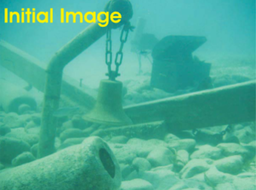
#> input picture input_image1.png, 256 x 190 px, shrunk from 698 x 519 before the run
$ python doesnt_get_rid_of_redness.py
#> lines starting #> are read from the running program, lines starting #| are printed output that depends on the picture
import cv2
import numpy as np

wb = cv2.xphoto.createSimpleWB()

def read_image(img_path):
    return cv2.imread(img_path)

def write_image(img_path, img):
    cv2.imwrite(img_path, img)

def normalize(pixel):
    return np.float32(pixel) / 255

def unnormalize(pixel):
    return np.uint8(pixel * 255)

def gray_world(img):
    # Convert image to float32 for precision during calculations
    img_float = np.float32(img)

    # Calculate the average of each channel
    avg_b = np.mean(img_float[:, :, 0])  # Blue channel average
    avg_g = np.mean(img_float[:, :, 1])  # Green channel average
    avg_r = np.mean(img_float[:, :, 2])  # Red channel average

    # Calculate the overall average (mean of the three channels)
    avg_all = (avg_b + avg_g + avg_r) / 3.0

    # Calculate scale factors for each channel
    scale_b = avg_all / avg_b
    scale_g = avg_all / avg_g
    scale_r = avg_all / avg_r

    # Apply the scaling factors to each channel
    img_float[:, :, 0] *= scale_b  # Scale Blue channel
    img_float[:, :, 1] *= scale_g  # Scale Green channel
    img_float[:, :, 2] *= scale_r  # Scale Red channel

    # Clip values to stay within valid range (0 to 255)
    img_float = np.clip(img_float, 0, 255)

    # Convert the image back to uint8
    img_corrected = np.uint8(img_float)

    return img_corrected

def white_balanced_image(img, alpha=2.3, compensate_blue_channel=False):
    """
    Apply white balancing to red channel of BGR underwater images

    Args:
        img (np.array): the image to apply white balancing to
        alpha (int) (optional): The weight to apply to color correction (default = 1)
        compensate_blue_channel (bool) (optional): Whether to also apply blue channel correction (need for cases of turbid waters, plankton) (default = False)
    """
    if len(img.shape) < 3:
        raise ValueError("Color image expected, received grayscale image")
    #img = img.copy()
    mean_red = np.mean(img[:, :, 2])
    mean_green = np.mean(img[:, :, 1])
    mean_blue = np.mean(img[:, :, 0]) if compensate_blue_channel else None
    for i in range(img.shape[0]):
        for j in range(img.shape[1]):
            img[i][j][2] = unnormalize(normalize(img[i][j][2]) + alpha * (normalize(mean_green) - normalize(mean_red)) * (1 - normalize(img[i][j][2])) * normalize(img[i][j][1]))
            if compensate_blue_channel:
                img[i][j][0] = unnormalize(normalize(img[i][j][0]) + alpha * (normalize(mean_green) - normalize(mean_blue)) * (1 - normalize(img[i][j][0])) * normalize(img[i][j][1]))

    img = gray_world(img)#wb.balanceWhite(img)
    return img

def normalized_unsharp_masking(img, kernel_size=5):
    b, g, r = cv2.split(img)
    sharpened_channels = []
    for channel in [b, g, r]:
        blurred_channel = cv2.GaussianBlur(channel, (kernel_size, kernel_size), 0)
        sharpened_channel = channel - blurred_channel
        contrast_stretched_channel = cv2.normalize(sharpened_channel, None, 0, 255, cv2.NORM_MINMAX)
        sharpened_channels.append(contrast_stretched_channel)#cv2.addWeighted(channel, 1 + weight, sharpened_img, weight, 0))
    mask = cv2.merge(sharpened_channels)
    return (img + mask) / 2

def gamma_correction(img, gamma_factor=1.5):
    return (img/255)**gamma_factor * 255

def underwater_image_enhancement(img, title):
    img_balanced = white_balanced_image(img, compensate_blue_channel=True)
    write_image(f"{title}_white_balanced.png", img_balanced)
    img_sharpened = normalized_unsharp_masking(img_balanced.copy())
    write_image(f"{title}_sharpened.png", img_sharpened)
    img_gamma_corrected = gamma_correction(img_balanced)
    write_image(f"{title}_gamma_corrected.png", img_gamma_corrected)
    return img_sharpened, img_gamma_corrected

def main():
    img = read_image('input_image1.png')
#> in read_image, returned value is the input picture: shape (190, 256, 3); mean B, G, R 151.6, 174.7, 75.9
    # white_balanced = white_balanced_image(img.copy(), alpha = 2.3, compensate_blue_channel=True)
    # write_image("qqq.png", white_balanced)
    underwater_image_enhancement(img, "actual_function")
#> in white_balanced_image, `mean_red = np.mean(img[:, :, 2])`: mean_red = 75.94
#> in white_balanced_image, `mean_green = np.mean(img[:, :, 1])`: mean_green = 174.7
#> in white_balanced_image, `mean_blue = np.mean(img[:, :, 0]) if compensate_blue_channel else None`: mean_blue = 151.6
#> after the loop in white_balanced_image, `for i in range(img.shape[0]):`:
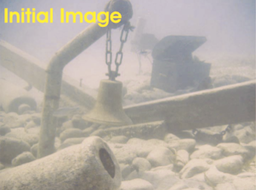
#> img: shape (190, 256, 3); mean B, G, R 165.6, 174.7, 181.9
#> in gray_world, `avg_b = np.mean(img_float[:, :, 0])`: avg_b = 165.6
#> in gray_world, `avg_g = np.mean(img_float[:, :, 1])`: avg_g = 174.7
#> in gray_world, `avg_r = np.mean(img_float[:, :, 2])`: avg_r = 181.9
#> in gray_world, `avg_all = (avg_b + avg_g + avg_r) / 3.0`: avg_all = 174.1
#> in gray_world, `scale_b = avg_all / avg_b`: scale_b = 1.05
#> in gray_world, `scale_g = avg_all / avg_g`: scale_g = 0.996
#> in gray_world, `scale_r = avg_all / avg_r`: scale_r = 0.957
#> in normalized_unsharp_masking, `b, g, r = cv2.split(img)`:
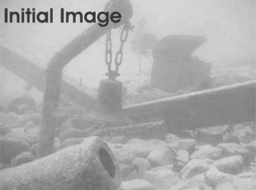
#> b: shape (190, 256); min 52, max 224, mean 173.6
#> the loop in normalized_unsharp_masking, `for channel in [b, g, r]:` made 3 passes
#> pass 1, in normalized_unsharp_masking, `sharpened_channel = channel - blurred_channel`:
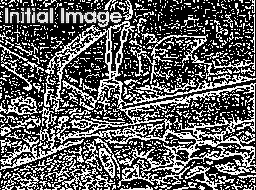
#> sharpened_channel: shape (190, 256); min 0, max 255, mean 94.5
#> after the loop in normalized_unsharp_masking, `for channel in [b, g, r]:`:
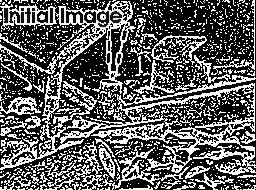
#> sharpened_channel: shape (190, 256); min 0, max 255, mean 93.9
#> after the loop in normalized_unsharp_masking, `for channel in [b, g, r]:`: sharpened_channels = 3 items
#> in normalized_unsharp_masking, `mask = cv2.merge(sharpened_channels)`:
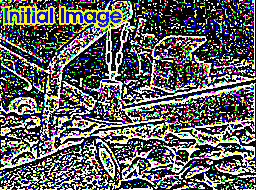
#> mask: shape (190, 256, 3); mean of channels 0, 1, 2 94.5, 95.7, 93.9; drawn as B, G, R
#> in normalized_unsharp_masking, `return (img + mask) / 2`:
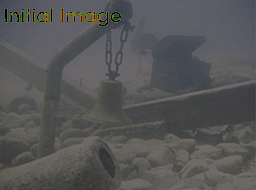
#> returned value: shape (190, 256, 3) float64; mean of channels 0, 1, 2 86.7, 86.2, 86.1; drawn as B, G, R
#> in gamma_correction, `return (img/255)**gamma_factor * 255`:
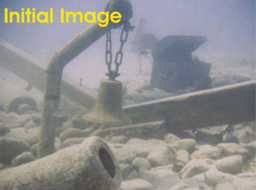
#> returned value: shape (190, 256, 3) float64; mean of channels 0, 1, 2 144.7, 144.4, 144.5; drawn as B, G, R

if __name__ == '__main__':
    main()
